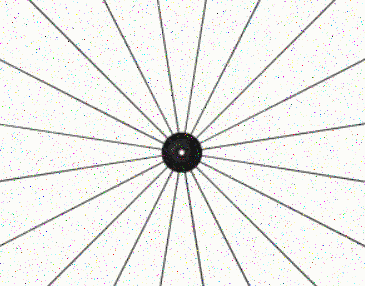
#> input picture recursive-ransac/src/images/WheelSpokeNoise.PNG, 365 x 286 px, found by its file name
$ python RansacMultipleLines.py
#> lines starting #> are read from the running program, lines starting #| are printed output that depends on the picture
import numpy as np
from matplotlib import pyplot as plt
from typing import Union, Any, List, Optional, cast, Dict

from skimage.measure import LineModelND, ransac
import os
from skimage import io
import math
import datetime

min_samples=3 #RANSAC parameter - The minimum number of data points to fit a model to.
#min_inliers_allowed=5 #Custom parameter  - A line is selected only if these many inliers are found

class RansacLineInfo(object):
    """Helper class to manage the information about the RANSAC line."""
    def __init__(self, inlier_points:np.ndarray, model:LineModelND):
        self.inliers=inlier_points #the inliers that were detected by RANSAC algo
        self.model=model    #The LinearModelND that was a result of RANSAC algo

    @property
    def unitvector(self):
        """The unitvector of the model. This is an array of 2 elements (x,y)"""
        return self.model.params[1]

def read_black_pixels(imagefilename:str):
    #returns a numpy array with shape (N,2) N points, x=[0], y=[1]
    #The coordinate system is Cartesian
    np_image=io.imread(imagefilename,as_gray=True)
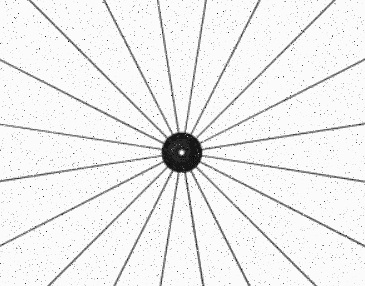
#> np_image: shape (286, 365) float64; min 0.013, max 0.987, mean 0.937
    black_white_threshold=0
    if (np_image.dtype == 'float'):
        black_white_threshold=0.5
    elif (np_image.dtype == 'uint8'):
        black_white_threshold=128
    else:
        raise Exception("Invalid dtype %s " % (np_image.dtype))
    indices=np.where(np_image <= black_white_threshold)
#> indices = 3865 positions, rows 0 to 285, columns 0 to 364
    width=np_image.shape[1]
#> width = 365
    height=np_image.shape[0]
#> height = 286
    cartesian_y=height-indices[0]-1
#> cartesian_y = 3865 values, max 285 at index 0, min 0 at index 3856, mean 134.1
    np_data_points=np.column_stack((indices[1],cartesian_y))
#> np_data_points = 3865 pairs, first value 0 to 364, second value 0 to 285
    return np_data_points, width,height

def extract_first_ransac_line(data_points:[], max_distance:int):
    """
    Accepts a numpy array with shape N,2  N points, with coordinates x=[0],y=[1]
    Returns
         A numpy array with shape (N,2), these are the inliers of the just discovered ransac line
         All data points with the inliers removed
         The model line
    """


    model_robust, inliers = ransac(data_points, LineModelND, min_samples=min_samples,
                                   residual_threshold=max_distance, max_trials=1000)
    results_inliers=[]
    results_inliers_removed=[]
    for i in range(0,len(data_points)):
        if (inliers[i] == False):
            #Not an inlier
            results_inliers_removed.append(data_points[i])
            continue
        x=data_points[i][0]
        y=data_points[i][1]
        results_inliers.append((x,y))
    return np.array(results_inliers), np.array(results_inliers_removed),model_robust

def generate_plottable_points_along_line(model:LineModelND, xmin:int,xmax:int, ymin:int, ymax:int):
    """
    Computes points along the specified line model
    The visual range is
    between xmin and xmax along X axis
        and
    between ymin and ymax along Y axis
    return shape is [[x1,y1],[x2,y2]]
    """
    unit_vector=model.params[1]
    slope=abs(unit_vector[1]/unit_vector[0])
    x_values=None
    y_values=None
    if (slope > 1):
        y_values=np.arange(ymin, ymax,1)
        x_values=model.predict_x(y_values)
    else:
        x_values=np.arange(xmin, xmax,1)
        y_values=model.predict_y(x_values)

    np_data_points=np.column_stack((x_values,y_values))
    return np_data_points

def superimpose_all_inliers(ransac_lines,width:float, height:float):
    #Create an RGB image array with dimension heightXwidth
    #Draw the points with various colours
    #return the array

    new_image=np.full([height,width,3],255,dtype='int')
    colors=[(0,255,0),(255,255,0),(0,0,255)]
    for line_index in range(0,len(ransac_lines)):
        color=colors[line_index % len(colors)]
        ransac_lineinfo:RansacLineInfo=ransac_lines[line_index]
        inliers=ransac_lineinfo.inliers
        y_min=inliers[:,1].min()
        y_max=inliers[:,1].max()
        x_min=inliers[:,0].min()
        x_max=inliers[:,0].max()
        plottable_points=generate_plottable_points_along_line(ransac_lineinfo.model, xmin=x_min,xmax=x_max, ymin=y_min,ymax=y_max)
        for point in plottable_points:
            x=int(round(point[0]))
            if (x >= width) or (x < 0):
                continue
            y=int(round(point[1]))
            if (y >= height) or (y < 0):
                continue
            new_y=height-y-1
            new_image[new_y][x][0]=color[0]
            new_image[new_y][x][1]=color[1]
            new_image[new_y][x][2]=color[2]
    return new_image

def extract_multiple_lines_and_save(inputfilename:str,iterations:int, max_distance:int,min_inliers_allowed:int):
    """
    min_inliers_allowed - a line is selected only if it has more than this inliers. The search process is halted when this condition is met
    max_distance - This is the RANSAC threshold distance from a line for a point to be classified as inlier
    """
    print("---------------------------------------")
    print("Processing: %s" % (inputfilename))
    folder_script=os.path.dirname(__file__)
    absolute_path=os.path.join(folder_script,"images/",inputfilename)

    results:List[RansacLineInfo]=[]
    all_black_points,width,height=read_black_pixels(absolute_path)
#> all_black_points has the same summary as np_data_points in read_black_pixels; width = 365; height = 286
    print("Found %d pixels in the file %s" % (len(all_black_points),inputfilename))
#| Found 3865 pixels in the file WheelSpokeNoise.png
    starting_points=all_black_points
#> starting_points has the same summary as np_data_points in read_black_pixels
    for index in range(0,iterations):
        if (len(starting_points) <= min_samples):
            print("No more points available. Terminating search for RANSAC")
            break
        inlier_points,inliers_removed_from_starting,model=extract_first_ransac_line(starting_points,max_distance=max_distance)
        if (len(inlier_points) < min_inliers_allowed):
            print("Not sufficeint inliers found %d , threshold=%d, therefore halting" % (len(inlier_points),min_inliers_allowed))
            break
        starting_points=inliers_removed_from_starting
        results.append(RansacLineInfo(inlier_points,model))
        print("Found %d RANSAC lines" % (len(results)))
#> this loop made 13 passes
#| Found 1 RANSAC lines
#| Found 2 RANSAC lines
#| Found 3 RANSAC lines
#| Found 4 RANSAC lines
#| Found 5 RANSAC lines
#| Found 6 RANSAC lines
#| Found 7 RANSAC lines
#| Found 8 RANSAC lines
#> (further printed lines are left out)
#> after the loop, results = 12 items
    superimposed_image=superimpose_all_inliers(results,width,height)
#> in superimpose_all_inliers, `new_image=np.full([height,width,3],255,dtype='int')`: new_image: shape (286, 365, 3) int64; every value is 255
#> the loop in superimpose_all_inliers, `for line_index in range(0,len(ransac_lines)):` made 12 passes
#> (color, y_min, y_max, x_min, x_max, unit_vector in generate_plottable_points_along_line, slope in generate_plottable_points_along_line) on passes 1 to 12: ((0, 255, 0), 0, 285, 29, 315, [0.707, -0.707], 0.999), ((255, 255, 0), 39, 225, 1, 364, [0.89, -0.455], 0.511), ((0, 0, 255), 0, 285, 48, 334, [-0.707, -0.707], 0.999), ((0, 255, 0), 0, 285, 104, 249, [0.453, -0.892], 1.97), ((255, 255, 0), 41, 226, 2, 364, [-0.89, -0.455], 0.511), ((0, 0, 255), 0, 285, 157, 203, [0.158, -0.988], 6.27), ((0, 255, 0), 0, 285, 114, 259, [-0.453, -0.891], 1.97), ((255, 255, 0), 104, 162, 0, 364, [-0.988, -0.156], 0.158), ((0, 0, 255), 0, 285, 160, 206, [-0.157, -0.988], 6.28), ((0, 255, 0), 104, 161, 0, 362, [0.988, -0.156], 0.157), ((255, 255, 0), 40, 218, 20, 364, [0.888, -0.461], 0.519), ((0, 0, 255), 59, 190, 35, 290, [-0.889, -0.458], 0.515)
#> after the loop in superimpose_all_inliers, `for line_index in range(0,len(ransac_lines)):`:
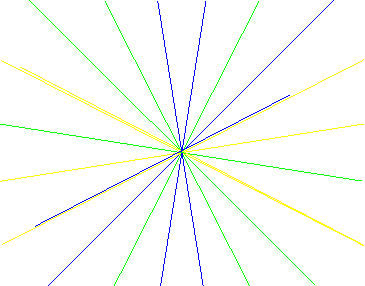
#> new_image: shape (286, 365, 3) int64; mean of channels 0, 1, 2 249.4, 252.3, 248.7; drawn as R, G, B
    #Save the results
    filename_noextension=os.path.splitext(inputfilename)[0]
    folder_script=os.path.dirname(__file__)
    file_result=os.path.join(folder_script,"./out/",("result-%s.png") % (filename_noextension))
#> (the run stopped early here; a loop or call above may not have finished)
